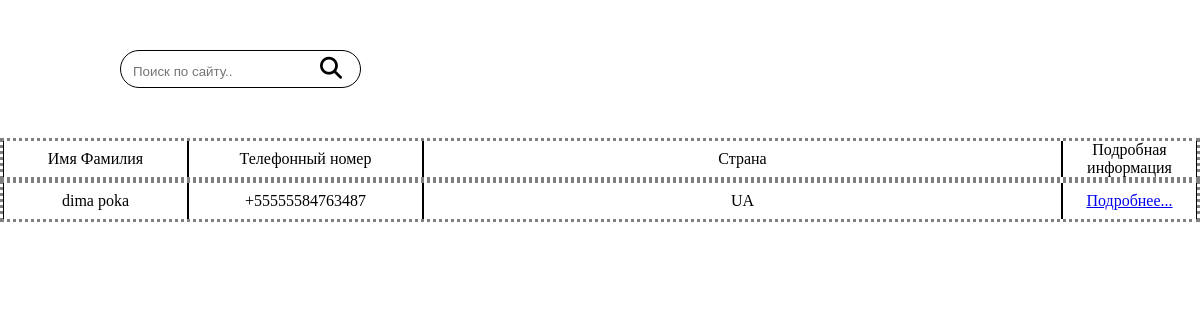
The app's page /, older data.
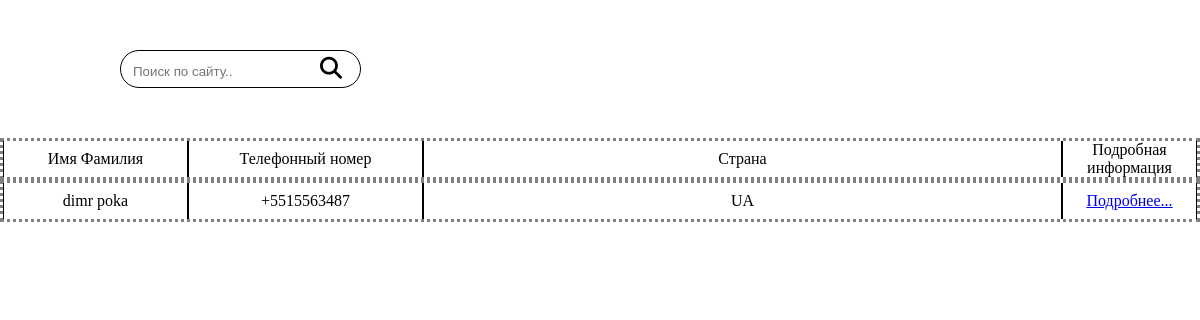
The same page, newer data.
### core/models.py (models this page shows, shortened)
class Record(models.Model):
    name = models.CharField('Имя', max_length=100, unique=True)
    last_name = models.CharField('Фамилия', max_length=100, unique=True)
    country = CountryField('Страна', default='UA', blank=True, null=True)
    city = models.CharField('Город', max_length=100, blank=True, null=True)
    street = models.CharField('Улица', max_length=100, blank=True, null=True)
    phone_regex = RegexValidator(regex=r'^\+?1?\d{9,15}$', message="Телефонный номер должен быть в формате: '+999999999'. Допускается до 15 цифр.")
    phone_number = models.CharField('Телефонный номер', validators=[phone_regex], max_length=17) # валидатор должен быть списком    URL (опциональное поле, с валидацией)
    created = models.DateTimeField('Запись добавлена', default=timezone.now)
    is_active = models.BooleanField(default=True, verbose_name='Видимость для пользователя')
    class Meta:
        verbose_name = 'Запись в адресной книге'
        verbose_name_plural = 'Записи в адресной книге'

### core/views.py (the view)
# urls.py: 2. Add a URL to urlpatterns:  path('', views.home, name='home')
def home(request):
    record_list = Record.objects.filter(is_active=True).order_by('-created')
    if request.method == 'POST':
        form = RecordForm(request.POST)
        if form.is_valid():
            form.save()
    else:
        form = RecordForm()
    return render(request, 'records/records_list.html', locals())

### core/forms.py
class RecordForm(ModelForm):
    name = forms.CharField(label='Имя')
    city = forms.CharField(label='Город')
    street = forms.CharField(label='Улица')
    phone_number = forms.CharField(label='Телефонный номер')
    class Meta:
        model = Record
        fields = ['name',
                  'country', 'city', 'street',
                  'phone_number']

### templates/records/records_list.html (shortened to what this page needs)
{% extends 'base.html' %}
{% block content %}
    <div class="table">
        <div class="header">
            <div class="search">
                <form action="{% url 'search_results' %}" id="search">
                    <input type="search" name="q" placeholder="Поиск по сайту..">
                    <button>
                        <i class="fa fa-search" aria-hidden="true"></i>
                    </button>
                </form>
            </div>
        </div>
        {% if record_list %}
            <div class="head">
                <div class="row">
                    <div class="col">
                        Имя Фамилия
                    </div>
                    <div class="col">
                        Телефонный номер
                    </div>
                    <div class="col">
                        Страна
                    </div>
                    <div class="col">
                        Подробная информация
                    </div>
                </div>
            </div>
            <div class="body">
                {% for record in record_list %}
                    <div class="row">
                        <div class="col">
                            {{ record.name }} {{ record.last_name }}
                        </div>
                        <div class="col">
                            {{ record.phone_number }}
                        </div>
                        <div class="col">
                            {% if record.country %}
                                {{ record.country }}
                            {% else %}
                                Неизвестно
                            {% endif %}
                        </div>
                        <div class="col">
                            <a href="{% url 'record_detail' record_id=record.id %}">
                                Подробнее...
                            </a>
                        </div>
                    </div>
                {% endfor %}
            </div>
        {% else %}
            <div class="nothing-found">
                <div class="title">
                    Ничего не найдено
                </div>
            </div>
        {% endif %}
        </div>
{% endblock content %}

Row changes from the older to the newer data that the page shows:
changed Record "poka": name "dima" → "dimr"; phone_number "+55555584763487" → "+5515563487"
